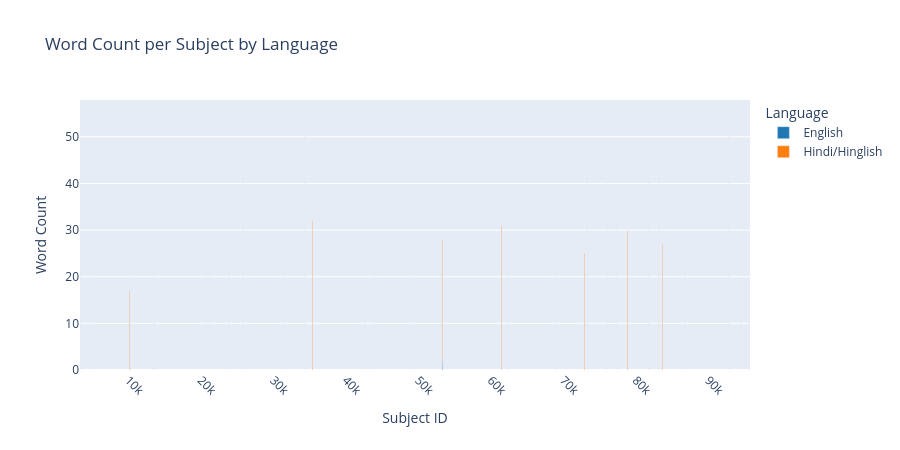

The notebook cell this image was saved under:
### Code cell
# Visual: stacked bar — English vs Hindi word count per subject
lang_per_subj = (
    df.groupby(["subject_id", "language_type"])["word"]
    .count()
    .reset_index(name="count")
)

fig = px.bar(
    lang_per_subj,
    x="subject_id",
    y="count",
    color="language_type",
    color_discrete_map={"English": "#1f77b4", "Hindi/Hinglish": "#ff7f0e"},
    title="Word Count per Subject by Language",
    labels={"count": "Word Count", "subject_id": "Subject ID", "language_type": "Language"},
    barmode="stack",
    category_orders={"language_type": ["English", "Hindi/Hinglish"]},
)
fig.update_layout(xaxis_tickangle=45, height=450)
fig.show()

### Figure 1 — Plotly figure (JSON) as saved in the notebook; plotly's stock layout.template omitted (floating-point values rounded to 4 significant figures)
{"data": [{"hovertemplate": "Language=English<br>Subject ID=%{x}<br>Word Count=%{y}<extra></extra>", "legendgroup": "English", "marker": {"color": "#1f77b4", "pattern": {"shape": ""}}, "name": "English", "orientation": "v", "showlegend": true, "textposition": "auto", "type": "bar", "x": [5157, 10255, 20970, 25803, 34350, 49294, 53307, 76112, 77358, 81788, 83169, 92821], "xaxis": "x", "y": [1, 44, 2, 36, 48, 41, 2, 33, 30, 34, 44, 2], "yaxis": "y"}, {"hovertemplate": "Language=Hindi/Hinglish<br>Subject ID=%{x}<br>Word Count=%{y}<extra></extra>", "legendgroup": "Hindi/Hinglish", "marker": {"color": "#ff7f0e", "pattern": {"shape": ""}}, "name": "Hindi/Hinglish", "orientation": "v", "showlegend": true, "textposition": "auto", "type": "bar", "x": [3342, 5157, 10147, 10255, 13498, 13549, 20970, 23853, 25803, 31417, 34350, 35389, 42616, 43909, 49294, 53105, 53307, 61476, 62335, 68981, 71977, 72898, 73233, 74323, 76112, 77358, 78839, 81788, 81851, 83169, 83682, 86781, 92821, 94502, 95712], "xaxis": "x", "y": [21, 27, 17, 6, 20, 26, 29, 24, 6, 24, 7, 32, 16, 29, 3, 21, 26, 31, 23, 27, 10, 25, 42, 25, 7, 2, 30, 10, 17, 2, 27, 24, 50, 18, 19], "yaxis": "y"}], "layout": {"barmode": "stack", "height": 450, "legend": {"title": {"text": "Language"}, "tracegroupgap": 0}, "title": {"text": "Word Count per Subject by Language"}, "xaxis": {"anchor": "y", "domain": [0, 1], "tickangle": 45, "title": {"text": "Subject ID"}}, "yaxis": {"anchor": "x", "domain": [0, 1], "title": {"text": "Word Count"}}}}
